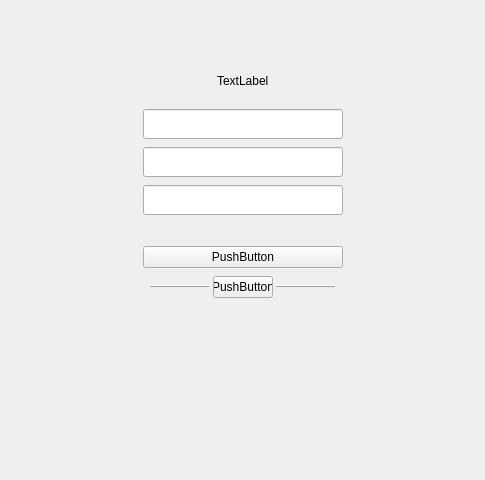
<?xml version="1.0" encoding="UTF-8"?>
<ui version="4.0">
 <class>ResetPasswdStackedWidget</class>
 <widget class="QWidget" name="ResetPasswdStackedWidget">
  <property name="geometry">
   <rect>
    <x>0</x>
    <y>0</y>
    <width>485</width>
    <height>480</height>
   </rect>
  </property>
  <property name="windowTitle">
   <string>Form</string>
  </property>
  <layout class="QVBoxLayout" name="verticalLayout_3">
   <item>
    <layout class="QHBoxLayout" name="horizontalLayout_7">
     <item>
      <spacer name="horizontalSpacer_13">
       <property name="orientation">
        <enum>Qt::Horizontal</enum>
       </property>
       <property name="sizeHint" stdset="0">
        <size>
         <width>40</width>
         <height>20</height>
        </size>
       </property>
      </spacer>
     </item>
     <item>
      <layout class="QVBoxLayout" name="verticalLayout_2">
       <item>
        <spacer name="verticalSpacer_6">
         <property name="orientation">
          <enum>Qt::Vertical</enum>
         </property>
         <property name="sizeType">
          <enum>QSizePolicy::Fixed</enum>
         </property>
         <property name="sizeHint" stdset="0">
          <size>
           <width>20</width>
           <height>60</height>
          </size>
         </property>
        </spacer>
       </item>
       <item>
        <widget class="QWidget" name="widget" native="true">
         <layout class="QVBoxLayout" name="verticalLayout">
          <property name="spacing">
           <number>3</number>
          </property>
          <property name="leftMargin">
           <number>0</number>
          </property>
          <property name="topMargin">
           <number>0</number>
          </property>
          <property name="rightMargin">
           <number>0</number>
          </property>
          <property name="bottomMargin">
           <number>0</number>
          </property>
          <item>
           <layout class="QHBoxLayout" name="horizontalLayout">
            <item>
             <spacer name="horizontalSpacer_2">
              <property name="orientation">
               <enum>Qt::Horizontal</enum>
              </property>
              <property name="sizeHint" stdset="0">
               <size>
                <width>40</width>
                <height>20</height>
               </size>
              </property>
             </spacer>
            </item>
            <item>
             <widget class="QLabel" name="title_label">
              <property name="text">
               <string>TextLabel</string>
              </property>
             </widget>
            </item>
            <item>
             <spacer name="horizontalSpacer">
              <property name="orientation">
               <enum>Qt::Horizontal</enum>
              </property>
              <property name="sizeHint" stdset="0">
               <size>
                <width>40</width>
                <height>20</height>
               </size>
              </property>
             </spacer>
            </item>
           </layout>
          </item>
          <item>
           <spacer name="verticalSpacer_2">
            <property name="orientation">
             <enum>Qt::Vertical</enum>
            </property>
            <property name="sizeType">
             <enum>QSizePolicy::Fixed</enum>
            </property>
            <property name="sizeHint" stdset="0">
             <size>
              <width>20</width>
              <height>15</height>
             </size>
            </property>
           </spacer>
          </item>
          <item>
           <layout class="QHBoxLayout" name="horizontalLayout_2">
            <item>
             <spacer name="horizontalSpacer_3">
              <property name="orientation">
               <enum>Qt::Horizontal</enum>
              </property>
              <property name="sizeType">
               <enum>QSizePolicy::Fixed</enum>
              </property>
              <property name="sizeHint" stdset="0">
               <size>
                <width>59</width>
                <height>20</height>
               </size>
              </property>
             </spacer>
            </item>
            <item>
             <widget class="QLineEdit" name="old_passwd_lineedit">
              <property name="minimumSize">
               <size>
                <width>200</width>
                <height>30</height>
               </size>
              </property>
              <property name="maximumSize">
               <size>
                <width>200</width>
                <height>30</height>
               </size>
              </property>
             </widget>
            </item>
            <item>
             <widget class="QLabel" name="old_passwd_tip_label">
              <property name="minimumSize">
               <size>
                <width>16</width>
                <height>16</height>
               </size>
              </property>
              <property name="maximumSize">
               <size>
                <width>16</width>
                <height>16</height>
               </size>
              </property>
              <property name="text">
               <string/>
              </property>
             </widget>
            </item>
            <item>
             <spacer name="horizontalSpacer_4">
              <property name="orientation">
               <enum>Qt::Horizontal</enum>
              </property>
              <property name="sizeHint" stdset="0">
               <size>
                <width>40</width>
                <height>20</height>
               </size>
              </property>
             </spacer>
            </item>
           </layout>
          </item>
          <item>
           <spacer name="verticalSpacer">
            <property name="orientation">
             <enum>Qt::Vertical</enum>
            </property>
            <property name="sizeType">
             <enum>QSizePolicy::Fixed</enum>
            </property>
            <property name="sizeHint" stdset="0">
             <size>
              <width>20</width>
              <height>5</height>
             </size>
            </property>
           </spacer>
          </item>
          <item>
           <layout class="QHBoxLayout" name="horizontalLayout_3">
            <item>
             <spacer name="horizontalSpacer_5">
              <property name="orientation">
               <enum>Qt::Horizontal</enum>
              </property>
              <property name="sizeType">
               <enum>QSizePolicy::Fixed</enum>
              </property>
              <property name="sizeHint" stdset="0">
               <size>
                <width>59</width>
                <height>20</height>
               </size>
              </property>
             </spacer>
            </item>
            <item>
             <widget class="QLineEdit" name="new_password_lineedit">
              <property name="minimumSize">
               <size>
                <width>200</width>
                <height>30</height>
               </size>
              </property>
              <property name="maximumSize">
               <size>
                <width>200</width>
                <height>30</height>
               </size>
              </property>
             </widget>
            </item>
            <item>
             <widget class="QLabel" name="password_tip_label">
              <property name="minimumSize">
               <size>
                <width>16</width>
                <height>16</height>
               </size>
              </property>
              <property name="maximumSize">
               <size>
                <width>16</width>
                <height>16</height>
               </size>
              </property>
              <property name="text">
               <string/>
              </property>
             </widget>
            </item>
            <item>
             <spacer name="horizontalSpacer_6">
              <property name="orientation">
               <enum>Qt::Horizontal</enum>
              </property>
              <property name="sizeHint" stdset="0">
               <size>
                <width>40</width>
                <height>20</height>
               </size>
              </property>
             </spacer>
            </item>
           </layout>
          </item>
          <item>
           <spacer name="verticalSpacer_3">
            <property name="orientation">
             <enum>Qt::Vertical</enum>
            </property>
            <property name="sizeType">
             <enum>QSizePolicy::Fixed</enum>
            </property>
            <property name="sizeHint" stdset="0">
             <size>
              <width>20</width>
              <height>5</height>
             </size>
            </property>
           </spacer>
          </item>
          <item>
           <layout class="QHBoxLayout" name="horizontalLayout_8">
            <item>
             <spacer name="horizontalSpacer_15">
              <property name="orientation">
               <enum>Qt::Horizontal</enum>
              </property>
              <property name="sizeType">
               <enum>QSizePolicy::Fixed</enum>
              </property>
              <property name="sizeHint" stdset="0">
               <size>
                <width>59</width>
                <height>20</height>
               </size>
              </property>
             </spacer>
            </item>
            <item>
             <widget class="QLineEdit" name="confirm_password_lineedit">
              <property name="minimumSize">
               <size>
                <width>200</width>
                <height>30</height>
               </size>
              </property>
              <property name="maximumSize">
               <size>
                <width>200</width>
                <height>30</height>
               </size>
              </property>
             </widget>
            </item>
            <item>
             <widget class="QLabel" name="confirm_password_tip_label">
              <property name="minimumSize">
               <size>
                <width>16</width>
                <height>16</height>
               </size>
              </property>
              <property name="maximumSize">
               <size>
                <width>16</width>
                <height>16</height>
               </size>
              </property>
              <property name="text">
               <string/>
              </property>
             </widget>
            </item>
            <item>
             <spacer name="horizontalSpacer_16">
              <property name="orientation">
               <enum>Qt::Horizontal</enum>
              </property>
              <property name="sizeHint" stdset="0">
               <size>
                <width>40</width>
                <height>20</height>
               </size>
              </property>
             </spacer>
            </item>
           </layout>
          </item>
          <item>
           <spacer name="verticalSpacer_8">
            <property name="orientation">
             <enum>Qt::Vertical</enum>
            </property>
            <property name="sizeType">
             <enum>QSizePolicy::Fixed</enum>
            </property>
            <property name="sizeHint" stdset="0">
             <size>
              <width>20</width>
              <height>5</height>
             </size>
            </property>
           </spacer>
          </item>
          <item>
           <layout class="QHBoxLayout" name="horizontalLayout_9">
            <property name="spacing">
             <number>0</number>
            </property>
            <item>
             <spacer name="horizontalSpacer_17">
              <property name="orientation">
               <enum>Qt::Horizontal</enum>
              </property>
              <property name="sizeType">
               <enum>QSizePolicy::Fixed</enum>
              </property>
              <property name="sizeHint" stdset="0">
               <size>
                <width>65</width>
                <height>20</height>
               </size>
              </property>
             </spacer>
            </item>
            <item>
             <widget class="QLabel" name="tipinfo_label">
              <property name="text">
               <string/>
              </property>
             </widget>
            </item>
            <item>
             <spacer name="horizontalSpacer_18">
              <property name="orientation">
               <enum>Qt::Horizontal</enum>
              </property>
              <property name="sizeHint" stdset="0">
               <size>
                <width>40</width>
                <height>20</height>
               </size>
              </property>
             </spacer>
            </item>
           </layout>
          </item>
          <item>
           <layout class="QHBoxLayout" name="horizontalLayout_5">
            <item>
             <spacer name="horizontalSpacer_9">
              <property name="orientation">
               <enum>Qt::Horizontal</enum>
              </property>
              <property name="sizeHint" stdset="0">
               <size>
                <width>40</width>
                <height>20</height>
               </size>
              </property>
             </spacer>
            </item>
            <item>
             <widget class="QPushButton" name="confirm_btn">
              <property name="minimumSize">
               <size>
                <width>200</width>
                <height>0</height>
               </size>
              </property>
              <property name="maximumSize">
               <size>
                <width>200</width>
                <height>16777215</height>
               </size>
              </property>
              <property name="text">
               <string>PushButton</string>
              </property>
             </widget>
            </item>
            <item>
             <spacer name="horizontalSpacer_10">
              <property name="orientation">
               <enum>Qt::Horizontal</enum>
              </property>
              <property name="sizeHint" stdset="0">
               <size>
                <width>40</width>
                <height>20</height>
               </size>
              </property>
             </spacer>
            </item>
           </layout>
          </item>
          <item>
           <spacer name="verticalSpacer_5">
            <property name="orientation">
             <enum>Qt::Vertical</enum>
            </property>
            <property name="sizeType">
             <enum>QSizePolicy::Fixed</enum>
            </property>
            <property name="sizeHint" stdset="0">
             <size>
              <width>20</width>
              <height>5</height>
             </size>
            </property>
           </spacer>
          </item>
          <item>
           <layout class="QHBoxLayout" name="horizontalLayout_6">
            <item>
             <spacer name="horizontalSpacer_11">
              <property name="orientation">
               <enum>Qt::Horizontal</enum>
              </property>
              <property name="sizeHint" stdset="0">
               <size>
                <width>40</width>
                <height>20</height>
               </size>
              </property>
             </spacer>
            </item>
            <item>
             <widget class="Line" name="line_2">
              <property name="minimumSize">
               <size>
                <width>60</width>
                <height>0</height>
               </size>
              </property>
              <property name="maximumSize">
               <size>
                <width>60</width>
                <height>16777215</height>
               </size>
              </property>
              <property name="frameShadow">
               <enum>QFrame::Raised</enum>
              </property>
              <property name="orientation">
               <enum>Qt::Horizontal</enum>
              </property>
             </widget>
            </item>
            <item>
             <widget class="QPushButton" name="return_btn">
              <property name="minimumSize">
               <size>
                <width>60</width>
                <height>0</height>
               </size>
              </property>
              <property name="maximumSize">
               <size>
                <width>60</width>
                <height>16777215</height>
               </size>
              </property>
              <property name="text">
               <string>PushButton</string>
              </property>
             </widget>
            </item>
            <item>
             <widget class="Line" name="line">
              <property name="minimumSize">
               <size>
                <width>60</width>
                <height>0</height>
               </size>
              </property>
              <property name="maximumSize">
               <size>
                <width>60</width>
                <height>16777215</height>
               </size>
              </property>
              <property name="frameShadow">
               <enum>QFrame::Raised</enum>
              </property>
              <property name="orientation">
               <enum>Qt::Horizontal</enum>
              </property>
             </widget>
            </item>
            <item>
             <spacer name="horizontalSpacer_12">
              <property name="orientation">
               <enum>Qt::Horizontal</enum>
              </property>
              <property name="sizeHint" stdset="0">
               <size>
                <width>40</width>
                <height>20</height>
               </size>
              </property>
             </spacer>
            </item>
           </layout>
          </item>
         </layout>
        </widget>
       </item>
       <item>
        <spacer name="verticalSpacer_7">
         <property name="orientation">
          <enum>Qt::Vertical</enum>
         </property>
         <property name="sizeHint" stdset="0">
          <size>
           <width>20</width>
           <height>40</height>
          </size>
         </property>
        </spacer>
       </item>
      </layout>
     </item>
     <item>
      <spacer name="horizontalSpacer_14">
       <property name="orientation">
        <enum>Qt::Horizontal</enum>
       </property>
       <property name="sizeHint" stdset="0">
        <size>
         <width>40</width>
         <height>20</height>
        </size>
       </property>
      </spacer>
     </item>
    </layout>
   </item>
  </layout>
 </widget>
 <resources/>
 <connections/>
</ui>
